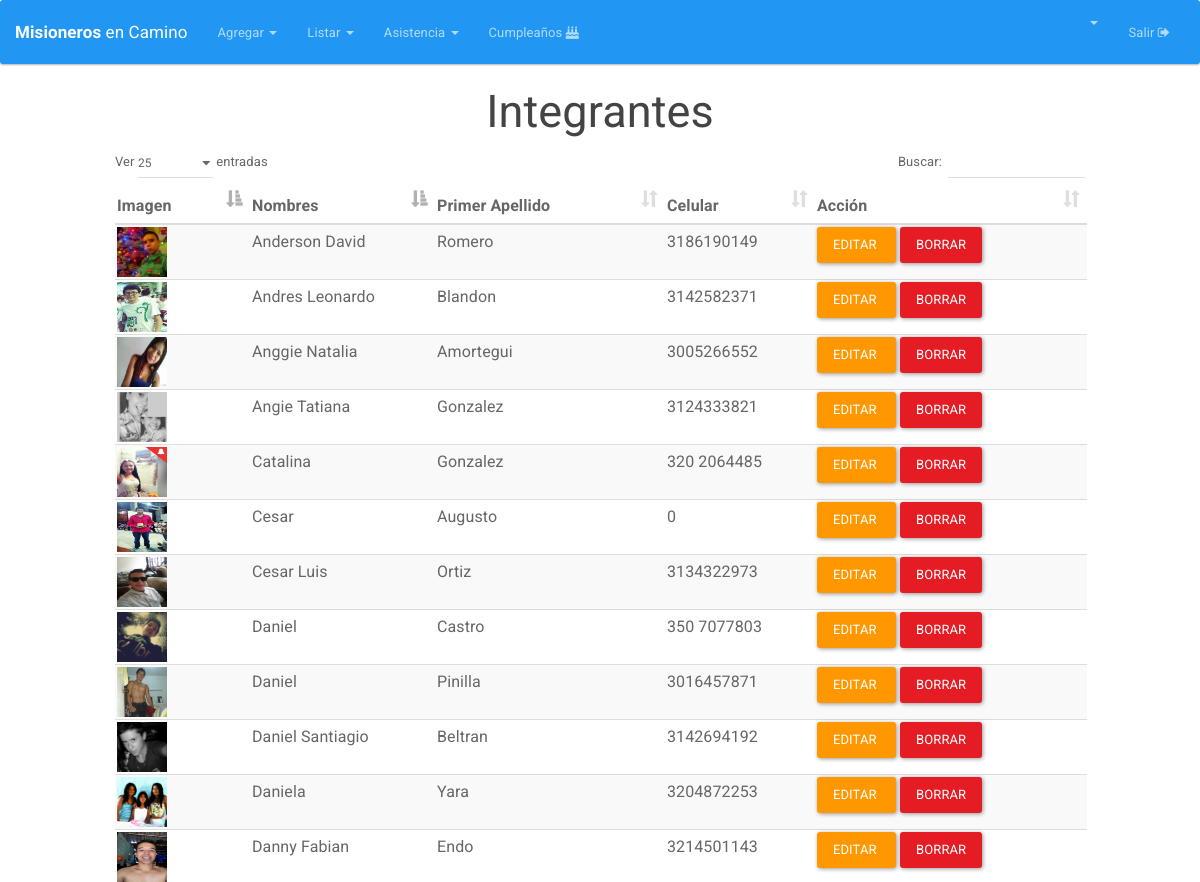
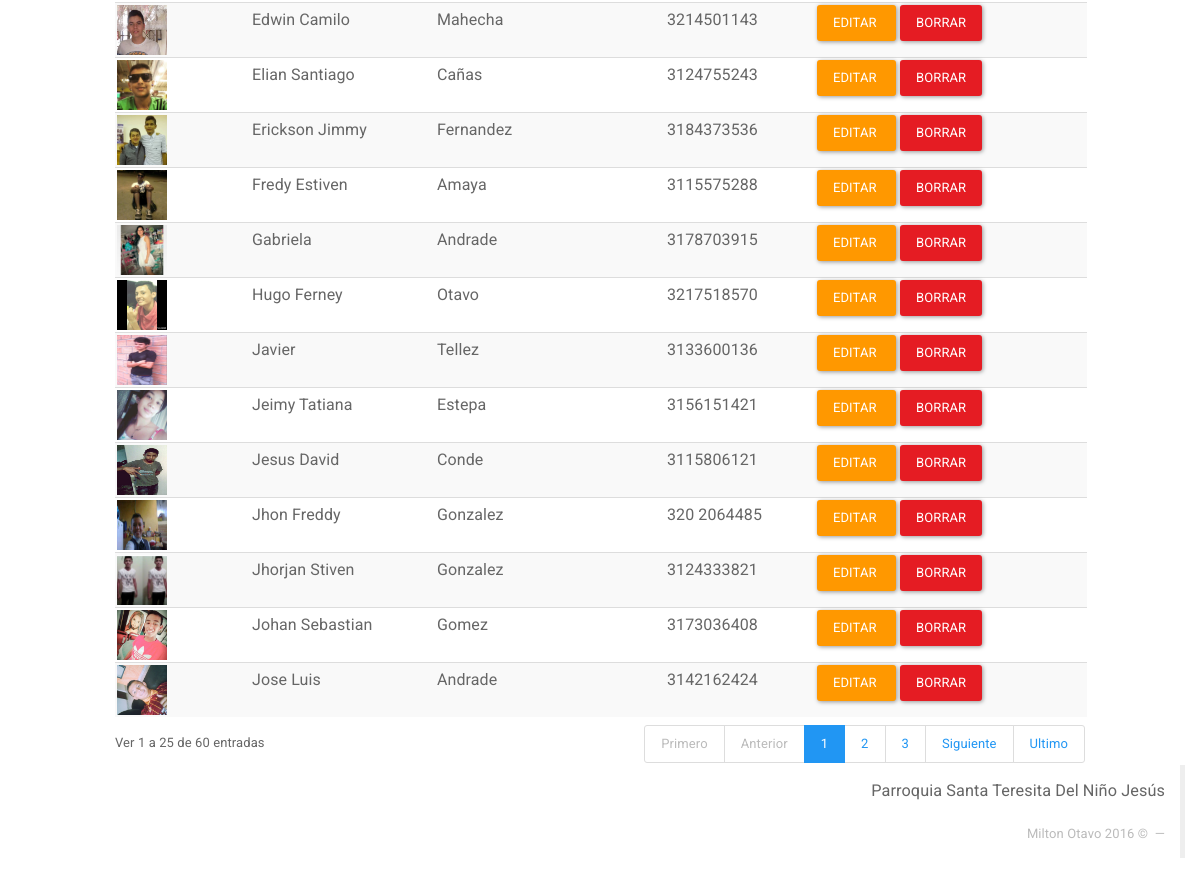
/Integrantes (signed in), run on an earlier commit of the app's database (2 pictures, top to bottom).
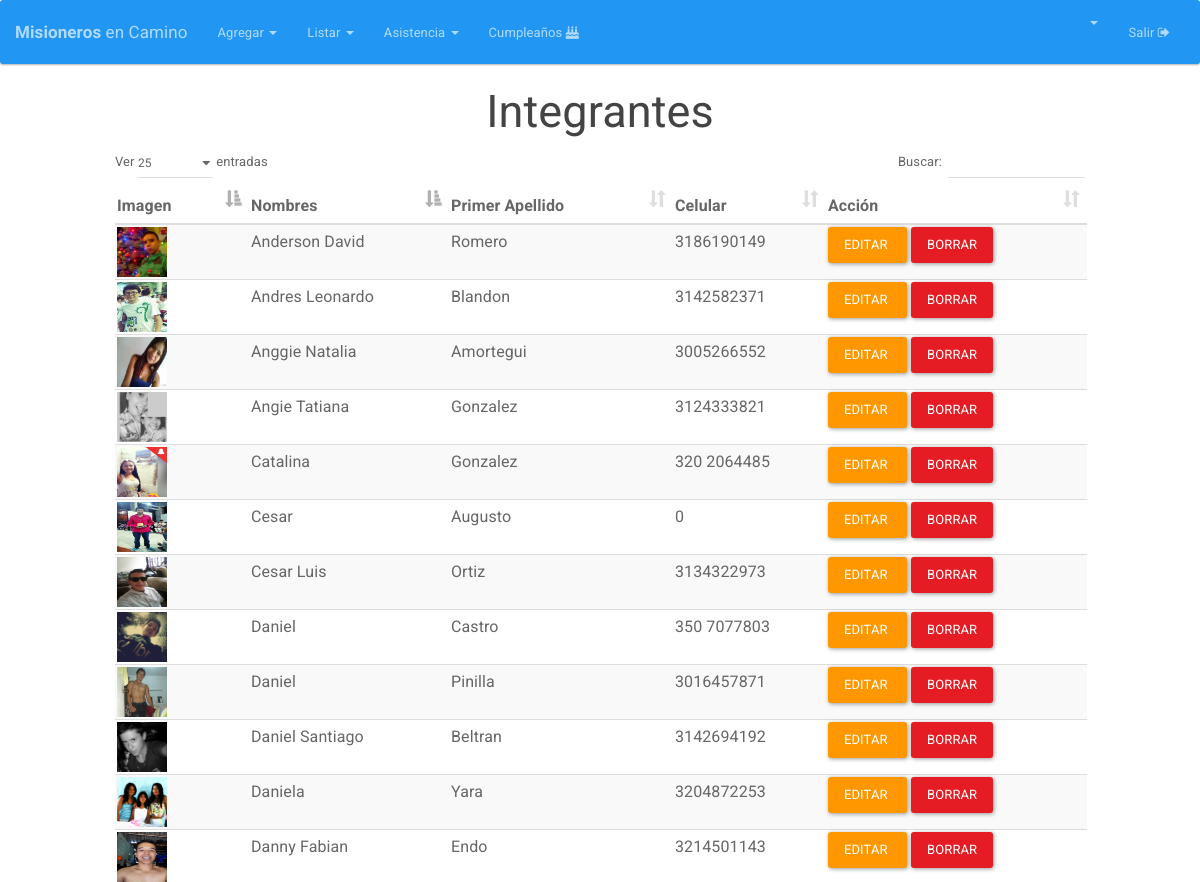
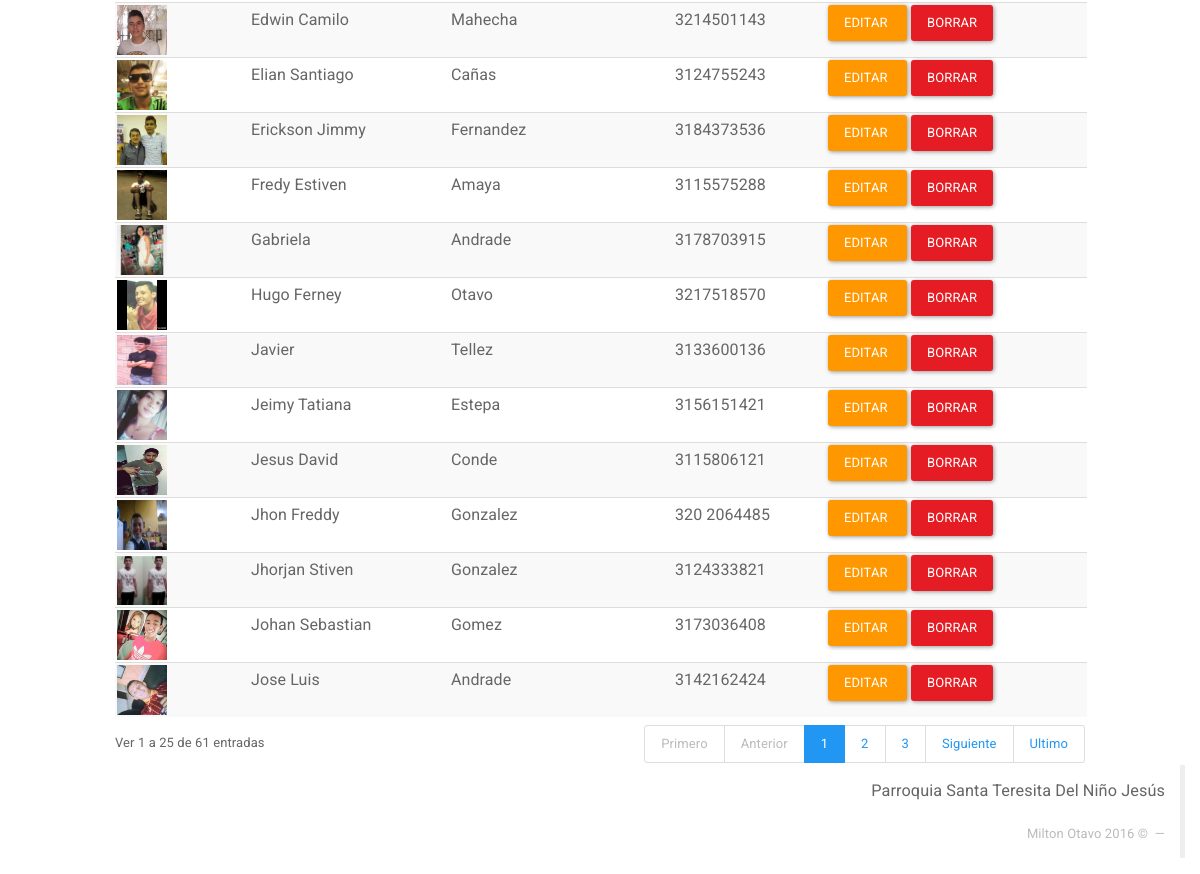
And on a later commit of the database (2 pictures, top to bottom).
### tables this page shows
CREATE TABLE `integrante` (
  `DOCUMENTO` int(12) NOT NULL,
  `NOMBRES` varchar(25) NOT NULL,
  `PRIMER_APELLIDO` varchar(15) NOT NULL,
  `SEGUNDO_APELLIDO` varchar(15) DEFAULT NULL,
  `GENERO` varchar(2) DEFAULT NULL,
  `FECHA_NACIMIENTO` date NOT NULL,
  `DIRECCION` varchar(50) DEFAULT NULL,
  `CELULAR` varchar(200) DEFAULT NULL,
  `CORREO` varchar(50) DEFAULT NULL,
  `ACOLITO` tinyint(1) DEFAULT NULL,
  `COORDINADOR` tinyint(1) DEFAULT NULL,
  `IMAGEN` longtext,
  `FECHA_INGRESO` date DEFAULT NULL,
  `FECHA_REGISTRO` timestamp NOT NULL DEFAULT CURRENT_TIMESTAMP ON UPDATE CURRENT_TIMESTAMP,
  `ESTADO` varchar(20) NOT NULL DEFAULT 'ASISTENTE'
);

### index.php (called while the page is built, shortened)
<?php
if (isset($_SESSION['app_id'])) {
	require_once "Core/Models/Conexion.php";
}
Core\Config\Enrutador::run(new Core\Config\Request());
?>

### Core/Models/Conexion.php (called while the page is built, shortened)
<?php namespace Core\Models;
	class Conexion{
		private $datos= array (
				"host"=>DB_HOST,
				"user"=>DB_USER,
				"pass"=>DB_PASS,
				"db"=>DB_NAME
			);
		private $db;
		public function __construct()
		{
			$this->db = new \mysqli(
					$this->datos['host'],
					$this->datos['user'],
					$this->datos['pass'],
					$this->datos['db']
				);
			$this->db-> set_charset("utf8");
		}
		public function consultaRetorno($sql){
			$datos = $this->db->query($sql);
			return $datos;
		}
	}
 ?>

### Core/Config/Request.php (called while the page is built, shortened)
<?php namespace Core\Config;
class Request{
	private $metodo;
	private $argumento;
	public function __construct(){
		if(isset($_GET['url'])){
			$ruta = filter_input(INPUT_GET, 'url', FILTER_SANITIZE_URL);
			$ruta = explode("/", $ruta);
			$ruta = array_filter($ruta);
			if($ruta[0] == "index.php"){
				$this->controlador = "Login";
			}else{
				$this->controlador = strtolower(array_shift($ruta));
			}
			$this->metodo = strtolower(array_shift($ruta));
			if(!$this->metodo){
				$this->metodo = "index";
			}
			$this->argumento = $ruta;
		}else{
			$this->controlador = "Login";
			$this->metodo = "index";
		}
	}
	public function getMetodo(){
		return $this->metodo;
	}
	public function getArgumento(){
		return $this->argumento;
	}
}
?>

### Core/Controllers/IntegrantesController.php (called while the page is built, shortened)
<?php namespace Core\Controllers;
class IntegrantesController{
	private $integrante;
	public function __construct(){
		$this->integrante = new Integrante();
	}
	public function index(){
		if (!empty($_SESSION['app_id'])) {
			$datos=$this->integrante->listar();
			return $datos;
		}  else {
			header("Location:" . URL . "Integrantes");
		}
	}
}
?>

### Core/Models/Integrante.php (called while the page is built, shortened)
<?php namespace Core\Models;
class Integrante {
	private $db;
	public function __construct(){
		$this->db = new Conexion();
	}
	public function listar(){
		$sql="SELECT * FROM integrante ORDER BY NOMBRES ASC, PRIMER_APELLIDO ASC ";
		$datos=$this->db->consultaRetorno($sql);
		return $datos;
	}
}
?>

### HTML/Integrantes/index.php (the view, shortened to what the changed rows need)
<html>
<head>
  <?php include(HTML_DIR.'/overall/header.php') ?>
  <link rel="stylesheet" type="text/css" href="Views/DataTables/media/css/dataTables.bootstrap.css">
</head>
<body>
  <?php include(HTML_DIR.'/overall/nav.php') ?>
  <div id="container-fluid">
    <h2 align="center">Integrantes</h2>
    <div class="col-md-1"></div>
    <div class="col-md-10">
      <table class="table table-striped table-hover dataTable" id="integrantesTabla" >
        <thead>
          <tr>
            <th>Imagen</th>
            <th>Nombres</th>
            <th class="hidden-xs">Primer Apellido</th>
            <th class="hidden-xs">Celular</th>
            <th>Acción</th>
          </tr>
        </thead>
        <tbody>
          <?php while($row = mysqli_fetch_array($datos)){ ?>
            <tr>
              <td> <a href="<?php echo URL; ?>Integrantes/ver/<?php echo $row['DOCUMENTO']; ?>"><img class="avatar" src="<?php  echo URL; ?>HTML/Integrantes/avatars/<?php echo  !empty($row['IMAGEN']) ? $row['IMAGEN'] : 'no-image.png'    ; ?>"> </a></td>
              <td  class="hidden-xs"><?php  echo $row['NOMBRES']; ?></td>
              <td  class="hidden-xs"><?php  echo $row['PRIMER_APELLIDO']; ?></td>
              <td class="hidden-xs"><?php  echo $row['CELULAR']; ?></td>
              <td><a  class="btn btn-warning" href="<?php echo URL; ?>Integrantes/editar/<?php echo $row['DOCUMENTO']; ?>">Editar&nbsp;</a>
                <a  class="btn btn-danger" onclick="DeleteItem('¿Está seguro de eliminar este Integrante?','<?php echo URL; ?>Integrantes/eliminar/<?php echo $row['DOCUMENTO']; ?>')" >Borrar</a>
              </td>
            </tr>
            <?php
          }
          ?>
        </tbody>
      </table>
    </div>
    <div class="col-md-1"></div>
  </div>
  <?php include(HTML_DIR.'/overall/footer.php') ?>
</body>
</html>

### HTML/overall/nav.php (shortened to what the changed rows need)
<nav class="navbar navbar-inverse">
  <div class="container-fluid">
    <div class="navbar-header">
      <a class="navbar-brand" style="font-size: 17px" href="<?php echo URL; ?>Integrantes"><b>Misioneros</b> en Camino</a>
    </div>
    <div class="collapse navbar-collapse" id="bs-example-navbar-collapse-2">
      <ul class="nav navbar-nav">
        <li class="dropdown">
          <a href="#" class="dropdown-toggle" data-toggle="dropdown" role="button" aria-expanded="false"> Agregar <span class="caret"></span></a>
        </li>
      </ul>
      <ul class="nav navbar-nav">
        <li class="dropdown">
          <a href="#" class="dropdown-toggle" data-toggle="dropdown" role="button" aria-expanded="false"> Listar <span class="caret"></span></a>
        </li>
      </ul>
      <ul class="nav navbar-nav">
        <li class="dropdown">
          <a href="#" class="dropdown-toggle" data-toggle="dropdown" role="button" aria-expanded="false"> Asistencia <span class="caret"></span></a>
        </li>
      </ul>
      <ul class="nav navbar-nav">
       <li><a href="<?php echo URL; ?>birthday"> Cumpleaños  <i class="fa fa-birthday-cake" aria-hidden="true"></i></a></li>
     </ul>
     <ul class="nav navbar-nav navbar-right">
      <li class="dropdown">
        <a href="#" class="dropdown-toggle" data-toggle="dropdown" role="button" aria-expanded="false"> <b><?php echo ucwords(strtolower($_SESSION['nombre'])); ?> </b>  <span class="caret"></span></a>
      </li>
      <li><a href="<?php echo URL; ?>Logout">  Salir  <i class="fa fa-sign-out" aria-hidden="true"></i></a></li>
    </ul>
  </div>
</div>
</nav>

What changed in the data, as far as the page shows it:
changed integrante "Beltran": NOMBRES "Daniel Santiagio" → "Daniel Santiago"
Also different on the page:
text written by a page script: "Ver entradas Buscar: Ver 1 a 25 de 60 entradas Primero Anterior 1 2 3 Siguiente Ultimo" → "Ver entradas Buscar: Ver 1 a 25 de 61 entradas Primero Anterior 1 2 3 Siguiente Ultimo"
